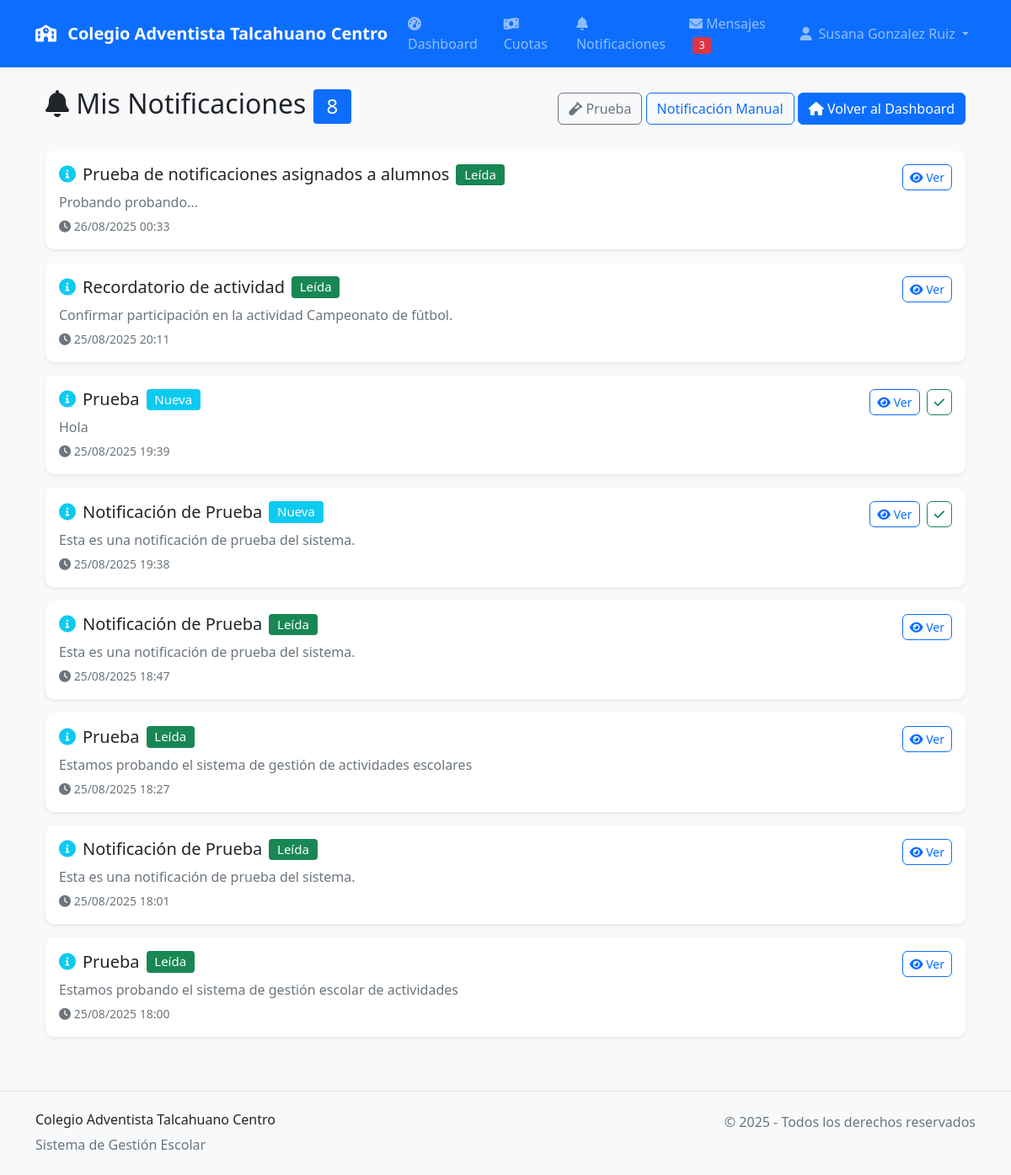
The page /notificaciones/ (signed in) on the database its author committed.
### core/models.py (models this page shows, shortened)
class Notificacion(models.Model):
    TIPO_NOTIFICACION_CHOICES = [
        ('pago_confirmado', 'Pago Confirmado'),
        ('pago_parcial', 'Pago Parcial'),
        ('recordatorio', 'Recordatorio de Pago'),
        ('cuota_vencida', 'Cuota Vencida'),
        ('nueva_cuota', 'Nueva Cuota Asignada'),
    ]
    ESTADOS = [
        ('enviada', 'Enviada'),
        ('pendiente', 'Pendiente'),
        ('fallida', 'Fallida'),
    ]
    usuario_registra = models.ForeignKey(User, on_delete=models.CASCADE, related_name='notificaciones_registradas')
    apoderado_nombre = models.CharField(max_length=200)
    apoderado_email = models.EmailField()
    apoderado_telefono = models.CharField(max_length=15, blank=True)
    apoderado_rut = models.CharField(max_length=12, blank=True)
    titulo = models.CharField(max_length=200)
    mensaje = models.TextField()
    tipo = models.CharField(max_length=20, choices=TIPO_NOTIFICACION_CHOICES)
    estudiante = models.ForeignKey(Estudiante, on_delete=models.SET_NULL, null=True, blank=True)
    actividad_nombre = models.CharField(max_length=200, blank=True)
    monto = models.DecimalField(max_digits=10, decimal_places=0, null=True, blank=True)
    metodo_pago = models.CharField(max_length=50, blank=True)
    leida = models.BooleanField(default=False)
    fecha_creacion = models.DateTimeField(auto_now_add=True)
    fecha_envio = models.DateTimeField(null=True, blank=True)
    estado = models.CharField(max_length=10, choices=ESTADOS, default='enviada')
    class Meta:
        ordering = ['-fecha_creacion']
        verbose_name = 'Notificación'
        verbose_name_plural = 'Notificaciones'

### core/notificacion_views.py (the view)
# urls.py: path('', notificacion_views.lista_notificaciones, name='lista'),
@login_required
def lista_notificaciones(request):
    try:
        notificaciones = Notificacion.objects.filter(
            Q(apoderado_email=request.user.email) |
            Q(usuario_registra=request.user)
        ).order_by('-fecha_creacion')
        paginator = Paginator(notificaciones, 10)
        page = request.GET.get('page')
        notificaciones_page = paginator.get_page(page)
        notificaciones_no_leidas = notificaciones.filter(leida=False)
        if notificaciones_no_leidas.exists():
            logger.info(f"Marcadas {notificaciones_no_leidas.count()} notificaciones como leídas para {request.user.email}")
        context = {
            'notificaciones': notificaciones_page,
            'total_notificaciones': notificaciones.count(),
        }
        return render(request, 'core/notificaciones/lista.html', context)
    except Exception as e:
        logger.error(f"Error al listar notificaciones para {request.user.email}: {str(e)}")
        messages.error(request, 'Error al cargar las notificaciones.')
        return redirect('core:dashboard')

### core/context_processors.py (called while the page is built)
def notificaciones_context(request):
    if request.user.is_authenticated:
        notificaciones_no_leidas = Notificacion.objects.filter(
            apoderado_email=request.user.email,
            estado__in=['enviado', 'visto']
        ).count()
        return {
            'notificaciones_no_leidas': notificaciones_no_leidas
        }
    return {
        'notificaciones_no_leidas': 0
    }

### templates/core/notificaciones/lista.html (shortened to what this page needs)
{% extends 'base.html' %}
{% load static %}
{% block content %}
<div class="container-fluid">
    <div class="row">
        <div class="col-12">
            <div class="d-flex justify-content-between align-items-center mb-4">
                <h2>
                    <i class="fas fa-bell"></i> Mis Notificaciones
                    {% if total_notificaciones > 0 %}
                        <span class="badge bg-primary">{{ total_notificaciones }}</span>
                    {% endif %}
                </h2>
                <div>
                    <a href="{% url 'notificaciones:test' %}" class="btn btn-outline-secondary">
                        <i class="fas fa-vial"></i> Prueba
                    </a>
                    <a href="{% url 'notificaciones:enviar_notificacion_manual' %}" class="btn btn-outline-primary">
                         Notificación Manual
                    </a>
                    <a href="{% url 'core:dashboard' %}" class="btn btn-primary">
                        <i class="fas fa-home"></i> Volver al Dashboard
                    </a>
                </div>
            </div>
            {% if notificaciones %}
                <div class="row">
                    {% for notificacion in notificaciones %}
                        <div class="col-12 mb-3">
                            <div class="card {% if notificacion.leida %}border-success{% else %}border-info{% endif %}">
                                <div class="card-body">
                                    <div class="row">
                                        <div class="col-md-10">
                                            <h5 class="card-title d-flex align-items-center">
                                                {% if notificacion.tipo == 'actividad' %}
                                                    <i class="fas fa-calendar-alt text-primary me-2"></i>
                                                {% elif notificacion.tipo == 'cuota' %}
                                                    <i class="fas fa-money-bill text-success me-2"></i>
                                                {% elif notificacion.tipo == 'sistema' %}
                                                    <i class="fas fa-cog text-secondary me-2"></i>
                                                {% else %}
                                                    <i class="fas fa-info-circle text-info me-2"></i>
                                                {% endif %}
                                                {{ notificacion.titulo }}
                                                {% if notificacion.leida %}
                                                    <span class="badge bg-success ms-2">Leída</span>
                                                {% else %}
                                                    <span class="badge bg-info ms-2">Nueva</span>
                                                {% endif %}
                                            </h5>
                                            <p class="card-text text-muted mb-1">
                                                {{ notificacion.mensaje|truncatewords:20 }}
                                            </p>
                                            <small class="text-muted">
                                                <i class="fas fa-clock"></i>
                                                {{ notificacion.fecha_creacion|date:"d/m/Y H:i" }}
                                            </small>
                                        </div>
                                        <div class="col-md-2 text-end">
                                            <a href="{% url 'notificaciones:detalle' notificacion.id %}"
                                               class="btn btn-outline-primary btn-sm">
                                                <i class="fas fa-eye"></i> Ver
                                            </a>
                                            {% if notificacion.leida == False %}
                                                <button type="button"
                                                        class="btn btn-outline-success btn-sm ms-1 marcar-leida"
                                                        data-notificacion-id="{{ notificacion.id }}">
                                                    <i class="fas fa-check"></i>
                                                </button>
                                            {% endif %}
                                        </div>
                                    </div>
                                </div>
                            </div>
                        </div>
                    {% endfor %}
                </div>
            {% endif %}
        </div>
    </div>
</div>
{% endblock %}

### templates/base.html (shortened to what this page needs)
<!DOCTYPE html>
<html lang="es">
<head>
    <link href="https://cdn.jsdelivr.net/npm/bootstrap@5.1.3/dist/css/bootstrap.min.css" rel="stylesheet">
    <link href="https://cdnjs.cloudflare.com/ajax/libs/font-awesome/6.0.0/css/all.min.css" rel="stylesheet">
    <link href="/static/css/styles.css" rel="stylesheet">
</head>
<body>
    <nav class="navbar navbar-expand-lg navbar-dark bg-primary">
        <div class="container">
            <a class="navbar-brand" href="{% url 'core:dashboard' %}">
                <i class="fas fa-school me-2"></i>
                Colegio Adventista Talcahuano Centro
            </a>
            <div class="collapse navbar-collapse" id="navbarNav">
                {% if user.is_authenticated %}
                <ul class="navbar-nav me-auto">
                    <li class="nav-item">
                        <a class="nav-link" href="{% url 'core:dashboard' %}">
                            <i class="fas fa-tachometer-alt me-1"></i>Dashboard
                        </a>
                    </li>
                    <li class="nav-item">
                        <a class="nav-link" href="{% url 'cuotas:lista_pagos' %}">
                            <i class="fas fa-money-bill-wave me-1"></i>Cuotas
                        </a>
                    </li>
                    <li class="nav-item">
                        <a class="nav-link" href="{% url 'notificaciones:lista' %}">
                            <i class="fas fa-bell me-1"></i>Notificaciones
                        </a>
                    </li>
                    <li class="nav-item">
                        <a class="nav-link" href="{% url 'core:bandeja_mensajes' %}">
                            <i class="fas fa-envelope me-1"></i>Mensajes
                            <span class="badge bg-danger ms-1">3</span>
                        </a>
                    </li>
                </ul>
                {% endif %}
                <ul class="navbar-nav">
                    {% if user.is_authenticated %}
                    <li class="nav-item dropdown">
                        <a class="nav-link dropdown-toggle" href="#" id="navbarDropdown" role="button" data-bs-toggle="dropdown">
                            <i class="fas fa-user me-1"></i>
                            {{ user.get_full_name }}
                        </a>
                    </li>
                    {% else %}
                    <li class="nav-item">
                        <a class="nav-link" href="{% url 'accounts:login' %}">
                            <i class="fas fa-sign-in-alt me-1"></i>Iniciar Sesión
                        </a>
                    </li>
                    {% endif %}
                </ul>
            </div>
        </div>
    </nav>
    <main class="container mt-4">
        {% block content %}
        {% endblock %}
    </main>
    <footer class="bg-light mt-5 py-4">
        <div class="container">
            <div class="row">
                <div class="col-md-6">
                    <h6>Colegio Adventista Talcahuano Centro</h6>
                    <p class="text-muted mb-0">Sistema de Gestión Escolar</p>
                </div>
                <div class="col-md-6 text-md-end">
                    <p class="text-muted mb-0">© 2025 - Todos los derechos reservados</p>
                </div>
            </div>
        </div>
    </footer>
</body>
</html>

### static/css/styles.css (style rules this page uses)
:root { --primary-color: #0d6efd; --success-color: #198754; --warning-color: #ffc107; --danger-color: #dc3545; --info-color: #0dcaf0; --light-color: #f8f9fa; --dark-color: #212529; }
body { font-family: 'Segoe UI', Tahoma, Geneva, Verdana, sans-serif; background-color: #f8f9fa; }
.navbar-brand { font-weight: bold; font-size: 1.25rem; }
.navbar-nav .nav-link { font-weight: 500; transition: all 0.3s ease; }
.card { border: none; border-radius: 10px; box-shadow: 0 0.125rem 0.25rem rgba(0, 0, 0, 0.075); transition: all 0.3s ease; }
.btn { border-radius: 6px; font-weight: 500; transition: all 0.3s ease; }
.badge { font-size: 0.75em; font-weight: 500; padding: 0.35em 0.65em; }
footer { margin-top: auto; border-top: 1px solid #dee2e6; }

### rows shown on the page
Notificacion: titulo "Prueba de notificaciones asignados a alumnos", leida "Leída", mensaje "Probando probando...", fecha_creacion "26/08/2025 00:33"
Notificacion: titulo "Recordatorio de actividad", leida "Leída", mensaje "Confirmar participación en la actividad Campeonato de fútbol.", fecha_creacion "25/08/2025 20:11"
Notificacion: titulo "Prueba", leida "Nueva", mensaje "Hola", fecha_creacion "25/08/2025 19:39"
Notificacion: titulo "Notificación de Prueba", leida "Nueva", mensaje "Esta es una notificación de prueba del sistema.", fecha_creacion "25/08/2025 19:38"
Notificacion: titulo "Notificación de Prueba", leida "Leída", mensaje "Esta es una notificación de prueba del sistema.", fecha_creacion "25/08/2025 18:47"
Notificacion: titulo "Prueba", leida "Leída", mensaje "Estamos probando el sistema de gestión de actividades escolares", fecha_creacion "25/08/2025 18:27"
Notificacion: titulo "Notificación de Prueba", leida "Leída", mensaje "Esta es una notificación de prueba del sistema.", fecha_creacion "25/08/2025 18:01"
Notificacion: titulo "Prueba", leida "Leída", mensaje "Estamos probando el sistema de gestión escolar de actividades", fecha_creacion "25/08/2025 18:00"

### other values the page prints
{{ user.get_full_name }} "Susana Gonzalez Ruiz"
{{ total_notificaciones }} "8"
